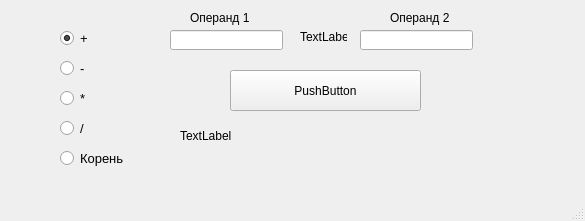
<?xml version="1.0" encoding="UTF-8"?>
<ui version="4.0">
 <class>MainWindow</class>
 <widget class="QMainWindow" name="MainWindow">
  <property name="geometry">
   <rect>
    <x>0</x>
    <y>0</y>
    <width>585</width>
    <height>221</height>
   </rect>
  </property>
  <property name="windowTitle">
   <string>MainWindow</string>
  </property>
  <widget class="QWidget" name="centralwidget">
   <widget class="QRadioButton" name="radioButtonPlus">
    <property name="geometry">
     <rect>
      <x>60</x>
      <y>30</y>
      <width>82</width>
      <height>17</height>
     </rect>
    </property>
    <property name="font">
     <font>
      <pointsize>10</pointsize>
     </font>
    </property>
    <property name="text">
     <string>+</string>
    </property>
    <property name="checked">
     <bool>true</bool>
    </property>
   </widget>
   <widget class="QRadioButton" name="radioButtonMin">
    <property name="geometry">
     <rect>
      <x>60</x>
      <y>60</y>
      <width>81</width>
      <height>16</height>
     </rect>
    </property>
    <property name="font">
     <font>
      <pointsize>10</pointsize>
     </font>
    </property>
    <property name="text">
     <string>-</string>
    </property>
    <property name="checked">
     <bool>false</bool>
    </property>
   </widget>
   <widget class="QRadioButton" name="radioButtonUmno">
    <property name="geometry">
     <rect>
      <x>60</x>
      <y>90</y>
      <width>82</width>
      <height>17</height>
     </rect>
    </property>
    <property name="font">
     <font>
      <pointsize>10</pointsize>
     </font>
    </property>
    <property name="text">
     <string>*</string>
    </property>
    <property name="checked">
     <bool>false</bool>
    </property>
   </widget>
   <widget class="QRadioButton" name="radioButtonDel">
    <property name="geometry">
     <rect>
      <x>60</x>
      <y>120</y>
      <width>82</width>
      <height>17</height>
     </rect>
    </property>
    <property name="font">
     <font>
      <pointsize>10</pointsize>
     </font>
    </property>
    <property name="text">
     <string>/</string>
    </property>
    <property name="checked">
     <bool>false</bool>
    </property>
   </widget>
   <widget class="QRadioButton" name="radioButtonKor">
    <property name="geometry">
     <rect>
      <x>60</x>
      <y>150</y>
      <width>82</width>
      <height>17</height>
     </rect>
    </property>
    <property name="font">
     <font>
      <pointsize>10</pointsize>
     </font>
    </property>
    <property name="text">
     <string>Корень</string>
    </property>
    <property name="checked">
     <bool>false</bool>
    </property>
   </widget>
   <widget class="QLabel" name="label1">
    <property name="enabled">
     <bool>true</bool>
    </property>
    <property name="geometry">
     <rect>
      <x>300</x>
      <y>30</y>
      <width>47</width>
      <height>13</height>
     </rect>
    </property>
    <property name="text">
     <string>TextLabel</string>
    </property>
   </widget>
   <widget class="QPushButton" name="pushButton">
    <property name="geometry">
     <rect>
      <x>230</x>
      <y>70</y>
      <width>191</width>
      <height>41</height>
     </rect>
    </property>
    <property name="text">
     <string>PushButton</string>
    </property>
   </widget>
   <widget class="QLineEdit" name="lineEdit">
    <property name="geometry">
     <rect>
      <x>170</x>
      <y>30</y>
      <width>113</width>
      <height>20</height>
     </rect>
    </property>
   </widget>
   <widget class="QLineEdit" name="lineEdit_2">
    <property name="geometry">
     <rect>
      <x>360</x>
      <y>30</y>
      <width>113</width>
      <height>20</height>
     </rect>
    </property>
   </widget>
   <widget class="QLabel" name="label_res">
    <property name="enabled">
     <bool>true</bool>
    </property>
    <property name="geometry">
     <rect>
      <x>180</x>
      <y>120</y>
      <width>281</width>
      <height>31</height>
     </rect>
    </property>
    <property name="text">
     <string>TextLabel</string>
    </property>
   </widget>
   <widget class="QLabel" name="labelO1">
    <property name="geometry">
     <rect>
      <x>190</x>
      <y>10</y>
      <width>71</width>
      <height>16</height>
     </rect>
    </property>
    <property name="text">
     <string>Операнд 1</string>
    </property>
   </widget>
   <widget class="QLabel" name="labelO2">
    <property name="geometry">
     <rect>
      <x>390</x>
      <y>10</y>
      <width>171</width>
      <height>16</height>
     </rect>
    </property>
    <property name="text">
     <string>Операнд 2</string>
    </property>
   </widget>
  </widget>
  <widget class="QMenuBar" name="menubar">
   <property name="geometry">
    <rect>
     <x>0</x>
     <y>0</y>
     <width>585</width>
     <height>21</height>
    </rect>
   </property>
  </widget>
  <widget class="QStatusBar" name="statusbar"/>
 </widget>
 <resources/>
 <connections/>
</ui>
